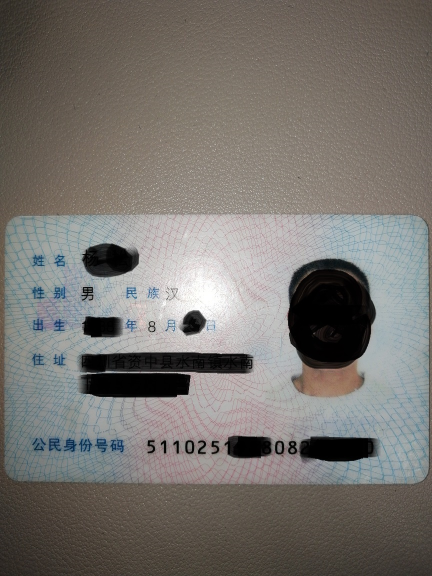
#> input picture python/OpenCV/c3/s5.jpg, 864 x 1152 px, given in place of g8.jpg, which was not available (shown at 1/2 size)
$ python picture_face_recog.py ../../../c3/s5.jpg ../../../c3/s6.jpg
#> lines starting #> are read from the running program, lines starting #| are printed output that depends on the picture; after the words box and inside, x2 and y2 are one past the last pixel; in counts of white or black regions, pixels touching at a corner belong together; pictures that were not available may be replaced by others from this repository, and a replacement may not be noted
# -*- coding: utf-8 -*-
import cv2
import sys

def face(imagePath):
	#输入文件名
	#imagePath = sys.argv[1]
	#输入所用识别数据文件（可以用来替换9行中xml文件）
	# cascPath = sys.argv[2]

	#载入识别人脸数据xml文件进入内存
#> called with imagePath = 'g8.jpg'
	faceCascade = cv2.CascadeClassifier('haarcascade_frontalface_default.xml')

	#读入图像文件
	image = cv2.imread(imagePath)
#> image is the input picture: shape (1152, 864, 3); mean B, G, R 110.3, 114.9, 118.7

	#image = cv2.GaussianBlur(image,(3,3),0)
	#转换图像为灰度图像
	gray = cv2.cvtColor(image, cv2.COLOR_BGR2GRAY)

	#识别所有可能的人脸
	#gray:灰度图像； scaleFactor:可能的人脸的远近差别系数； minNeighbors:当前物体周围有多少物体；
	#minSize:每个窗口的尺寸；
	faces = faceCascade.detectMultiScale(
		gray,
		scaleFactor = 1.3,
		minNeighbors = 3,
		minSize = (10, 10),
		flags = cv2.CASCADE_SCALE_IMAGE
	)
#> faces = [[10, 433, 47, 47]]

	#显示识别出的人脸数量
	print("Found {0} faces!".format(len(faces)))
#| Found 1 faces!

	#在人脸上画出绿色方块
	for(x, y, w, h) in faces:
		cv2.rectangle(image, (x, y), (x+w, y+h), (0, 255, 0), 2)
#> this loop made 1 pass
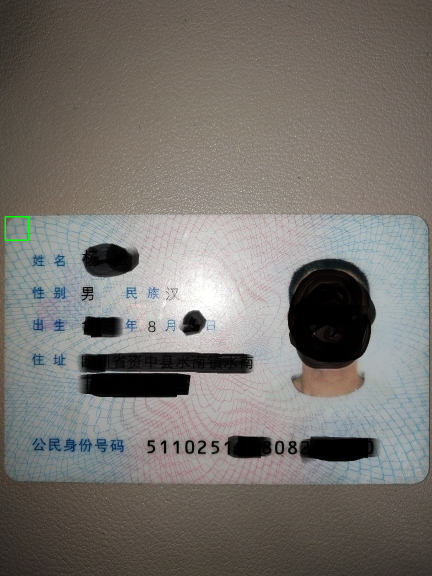
#> image: shape (1152, 864, 3) (shown at 1/2 size); 0.06% of pixels changed, all inside (x1, y1, x2, y2) = (9, 432, 59, 482)

	image = cv2.resize(image,(640,480))
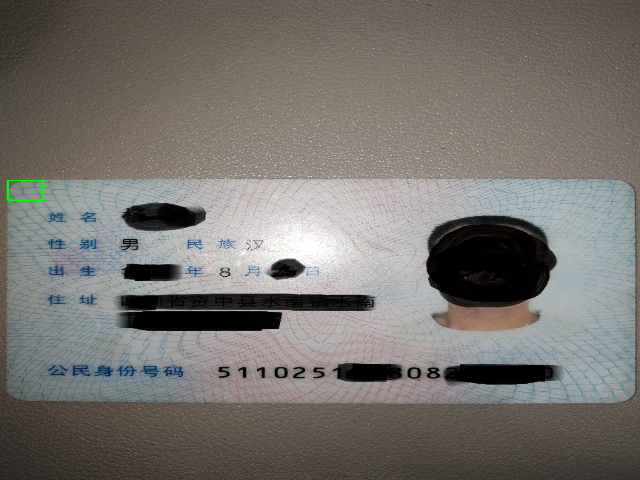
#> image: shape (480, 640, 3); mean B, G, R 110.1, 114.9, 118.6

	#显示在结果图像上显示方块
	cv2.imshow("Faces found", image)
	#按键退出
	cv2.waitKey(0)

if __name__ == '__main__':
    face("g8.jpg")

$ run again, on python/OpenCV/c3/s6.jpg
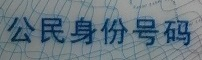
#> input picture python/OpenCV/c3/s6.jpg, 202 x 60 px, given in place of g8.jpg, which was not available
#> in face, image is the input picture: shape (60, 202, 3); mean B, G, R 129.3, 119.4, 103.3
#> in face, `gray = cv2.cvtColor(image, cv2.COLOR_BGR2GRAY)`:
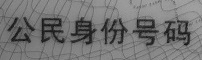
#> gray: shape (60, 202); min 19, max 167, mean 115.7
#> faces = ()
#| Found 0 faces!
#> in face, `image = cv2.resize(image,(640,480))`:
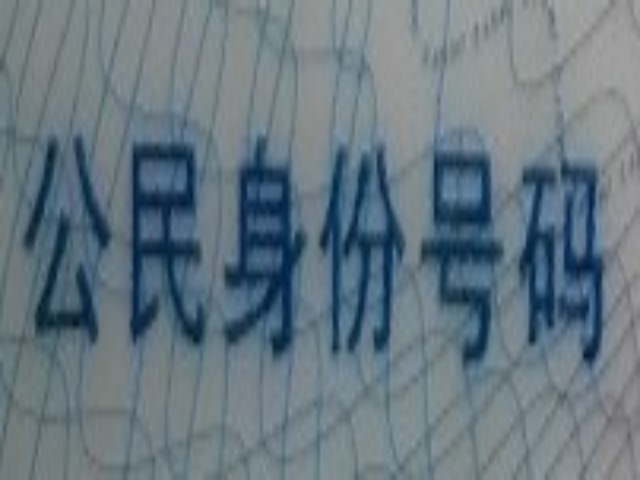
#> image: shape (480, 640, 3); mean B, G, R 129.2, 119.3, 103.2

$ run again, on python/OpenCV/c3/s8.jpg
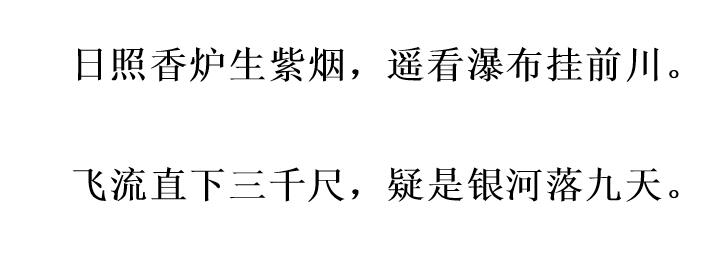
#> input picture python/OpenCV/c3/s8.jpg, 706 x 280 px, given in place of g8.jpg, which was not available
#> in face, image is the input picture: shape (280, 706, 3); min 0, max 255, mean 243.7
#> faces = ()
#| Found 0 faces!
#> in face, `image = cv2.resize(image,(640,480))`:
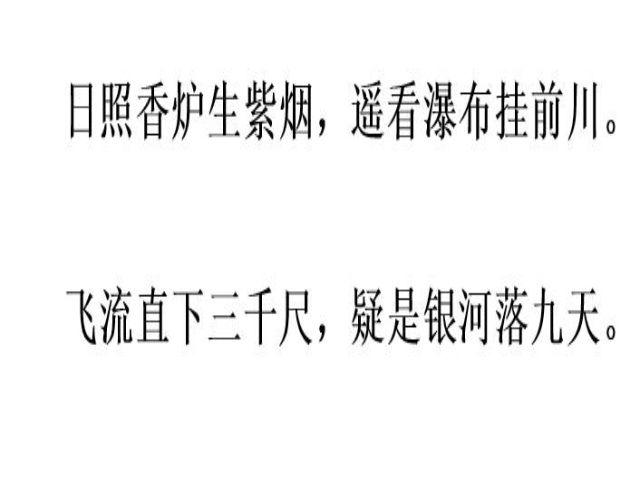
#> image: shape (480, 640, 3); min 0, max 255, mean 243.7
